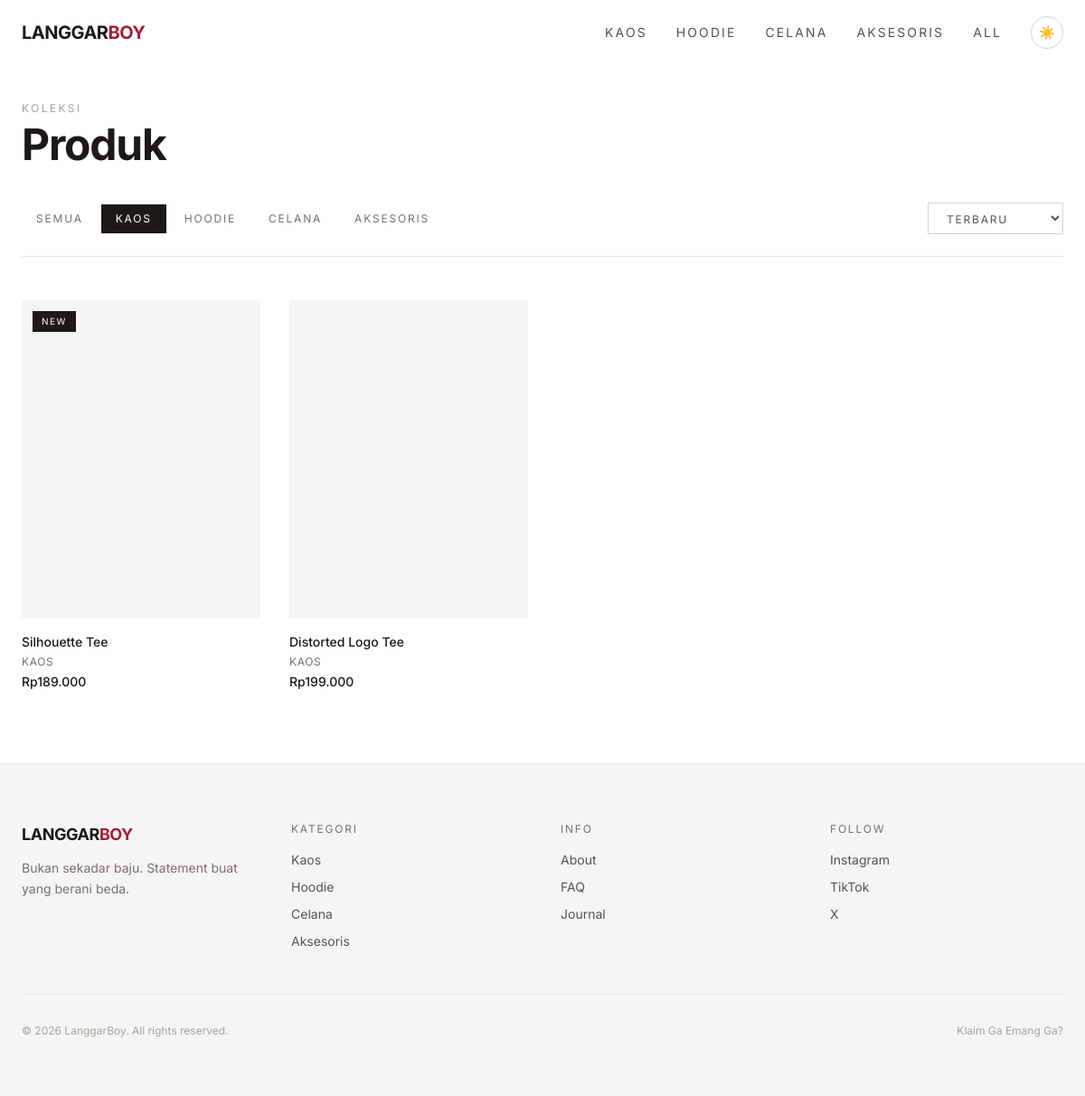
The app's page /products.php?cat=kaos with its own data.
### tables this page shows
CREATE TABLE categories (
  id INT AUTO_INCREMENT PRIMARY KEY,
  name VARCHAR(50) NOT NULL,
  slug VARCHAR(50) NOT NULL UNIQUE,
  image VARCHAR(500),
  product_count INT DEFAULT 0
);

CREATE TABLE products (
  id INT AUTO_INCREMENT PRIMARY KEY,
  name VARCHAR(200) NOT NULL,
  slug VARCHAR(200) NOT NULL UNIQUE,
  category_id INT NOT NULL,
  price INT NOT NULL,
  original_price INT DEFAULT NULL,
  description TEXT,
  is_new TINYINT(1) DEFAULT 0,
  is_pre_order TINYINT(1) DEFAULT 0,
  created_at TIMESTAMP DEFAULT CURRENT_TIMESTAMP,
  FOREIGN KEY (category_id) REFERENCES categories(id)
);

CREATE TABLE product_images (
  id INT AUTO_INCREMENT PRIMARY KEY,
  product_id INT NOT NULL,
  url VARCHAR(500) NOT NULL,
  sort_order INT DEFAULT 0,
  FOREIGN KEY (product_id) REFERENCES products(id) ON DELETE CASCADE
);

### includes/functions.php (called while the page is built, shortened)
<?php
require_once __DIR__ . '/config.php';
function getCategories() {
  $db = getDB();
  return $db->query("SELECT * FROM categories ORDER BY id")->fetch_all(MYSQLI_ASSOC);
}
function getProducts($category_slug = null, $sort = 'terbaru', $limit = null) {
  $db = getDB();
  $sql = "SELECT p.*, c.name as category_name, c.slug as category_slug
          FROM products p JOIN categories c ON p.category_id = c.id";
  $params = [];
  $types = '';
  if ($category_slug && $category_slug !== 'all') {
    $sql .= " WHERE c.slug = ?";
    $params[] = $category_slug;
    $types .= 's';
  }
  switch ($sort) {
    default: $sql .= " ORDER BY p.is_new DESC, p.created_at DESC";
  }
  $stmt = $db->prepare($sql);
  if ($params) $stmt->bind_param($types, ...$params);
  $stmt->execute();
  return $stmt->get_result()->fetch_all(MYSQLI_ASSOC);
}

### includes/config.php (called while the page is built, shortened)
<?php
function rupiah($amount) {
  return 'Rp' . number_format($amount, 0, ',', '.');
}

### products.php (the view, shortened to what this page needs)
<?php
require_once __DIR__ . '/includes/functions.php';
$db = getDB();
$category_slug = $_GET['cat'] ?? 'all';
$sort = $_GET['sort'] ?? 'terbaru';
$products = getProducts($category_slug, $sort);
$categories = getCategories();
include __DIR__ . '/includes/header.php';
?>
<div class="pt-28 pb-20">
  <div class="max-w-7xl mx-auto px-6">
    <div class="reveal">
      <p class="text-xs uppercase tracking-[0.2em] text-stone-400 mb-2">Koleksi</p>
      <h1 class="text-3xl md:text-5xl font-bold tracking-tight mb-10">Produk</h1>
    </div>
    <div class="flex flex-col md:flex-row md:items-center justify-between gap-6 mb-12 pb-6 border-b border-stone-200 dark:border-stone-800">
      <div class="flex gap-1 flex-wrap" id="filterButtons">
        <a href="?cat=all&sort=<?= $sort ?>" class="px-4 py-2 text-xs uppercase tracking-[0.15em] transition-colors <?= $category_slug === 'all' ? 'bg-stone-900 dark:bg-stone-100 text-white dark:text-stone-900' : 'text-stone-500 hover:text-stone-900 dark:hover:text-stone-100' ?>">Semua</a>
        <?php foreach ($categories as $cat): ?>
        <a href="?cat=<?= $cat['slug'] ?>&sort=<?= $sort ?>" class="px-4 py-2 text-xs uppercase tracking-[0.15em] transition-colors <?= $category_slug === $cat['slug'] ? 'bg-stone-900 dark:bg-stone-100 text-white dark:text-stone-900' : 'text-stone-500 hover:text-stone-900 dark:hover:text-stone-100' ?>"><?= $cat['name'] ?></a>
        <?php endforeach; ?>
      </div>
      <select id="sortSelect" onchange="window.location='?cat=<?= $category_slug ?>&sort='+this.value" class="text-xs uppercase tracking-[0.15em] bg-transparent border border-stone-300 dark:border-stone-700 px-4 py-2 text-stone-600 dark:text-stone-400 focus:outline-none focus:border-stone-900 dark:focus:border-stone-100 cursor-pointer">
        <option value="terbaru" <?= $sort === 'terbaru' ? 'selected' : '' ?>>Terbaru</option>
      </select>
    </div>
    <?php if (empty($products)): ?>
      <p class="text-center text-stone-400 py-20 text-sm">Belum ada produk di kategori ini.</p>
    <?php else: ?>
    <div class="grid grid-cols-2 md:grid-cols-3 lg:grid-cols-4 gap-5 md:gap-8" id="productGrid">
      <?php foreach ($products as $i => $product):
        $discount = $product['original_price'] ? round((($product['original_price'] - $product['price']) / $product['original_price']) * 100) : 0;
      ?>
      <a href="<?= SITE_URL ?>/product.php?slug=<?= $product['slug'] ?>" class="group block reveal" style="transition-delay: <?= $i * 0.05 ?>s">
        <div class="relative aspect-[3/4] overflow-hidden bg-stone-100 dark:bg-stone-900 mb-4">
          <?php
          $img = $db->query("SELECT url FROM product_images WHERE product_id = {$product['id']} ORDER BY sort_order LIMIT 1")->fetch_assoc();
          ?>
          <div class="absolute inset-0 bg-cover bg-center group-hover:scale-105 transition-transform duration-700" style="background-image: url('<?= $img['url'] ?? '' ?>')"></div>
          <?php if ($product['is_new'] || $discount > 0 || $product['is_pre_order']): ?>
          <div class="absolute top-3 left-3 flex flex-col gap-1.5">
            <?php if ($product['is_new']): ?><span class="bg-stone-900 dark:bg-stone-100 text-white dark:text-stone-900 text-[10px] uppercase tracking-[0.15em] px-2.5 py-1">New</span><?php endif; ?>
          </div>
          <?php endif; ?>
        </div>
        <div class="space-y-1">
          <h3 class="text-sm font-medium text-stone-900 dark:text-stone-100"><?= $product['name'] ?></h3>
          <p class="text-xs text-stone-500 uppercase tracking-wider"><?= $product['category_name'] ?></p>
          <div class="flex items-center gap-2">
            <span class="text-sm font-medium text-stone-900 dark:text-stone-100"><?= rupiah($product['price']) ?></span>
          </div>
        </div>
      </a>
      <?php endforeach; ?>
    </div>
    <?php endif; ?>
  </div>
</div>
<?php include __DIR__ . '/includes/footer.php'; ?>

### includes/navbar.php (shortened to what this page needs)
<?php
$categories = getCategories();
?>
<header id="navbar" class="fixed top-0 left-0 right-0 z-50 transition-all duration-500 bg-transparent">
  <div class="max-w-7xl mx-auto flex items-center justify-between px-6 h-18">
    <a href="<?= SITE_URL ?>/" class="text-xl font-bold tracking-tight text-stone-900 dark:text-stone-100">
      LANGGAR<span class="text-signature">BOY</span>
    </a>
    <nav class="hidden md:flex items-center gap-8">
      <?php foreach ($categories as $cat): ?>
        <a href="<?= SITE_URL ?>/products.php?cat=<?= $cat['slug'] ?>"
           class="text-sm uppercase tracking-[0.15em] text-stone-600 dark:text-stone-400 hover:text-stone-900 dark:hover:text-stone-100 transition-colors">
          <?= $cat['name'] ?>
        </a>
      <?php endforeach; ?>
      <a href="<?= SITE_URL ?>/products.php"
         class="text-sm uppercase tracking-[0.15em] text-stone-600 dark:text-stone-400 hover:text-stone-900 dark:hover:text-stone-100 transition-colors">
        All
      </a>
      <button id="darkToggle" class="w-9 h-9 flex items-center justify-center rounded-full border border-stone-300 dark:border-stone-700 hover:bg-stone-100 dark:hover:bg-stone-800 transition-colors text-sm" aria-label="Toggle dark mode">
        <span id="darkIcon">☀️</span>
      </button>
    </nav>
  </div>
</header>

### assets/css/style.css (style rules this page uses)
* { margin: 0; padding: 0; box-sizing: border-box; }
html, body, main, header, footer, section, div, nav, a, button, span, p, h1, h2, h3, h4, h5, input, textarea, select { transition: background-color 0.4s ease, color 0.4s ease, border-color 0.4s ease, box-shadow 0.4s ease, opacity 0.4s ease; }
.reveal { opacity: 0; transform: translateY(40px); transition: opacity 0.8s cubic-bezier(0.25, 0.1, 0.25, 1), transform 0.8s cubic-bezier(0.25, 0.1, 0.25, 1); }
.reveal.visible { opacity: 1; transform: translateY(0); }
.h-18 { height: 72px; }
.text-signature { color: #A31F34; }

### records on screen
categories: name "KAOS"
categories: name "HOODIE"
categories: name "CELANA"
categories: name "AKSESORIS"
products: is_new "NEW", name "Silhouette Tee", category.name "KAOS", price "Rp189.000"
products: name "Distorted Logo Tee", category.name "KAOS", price "Rp199.000"
